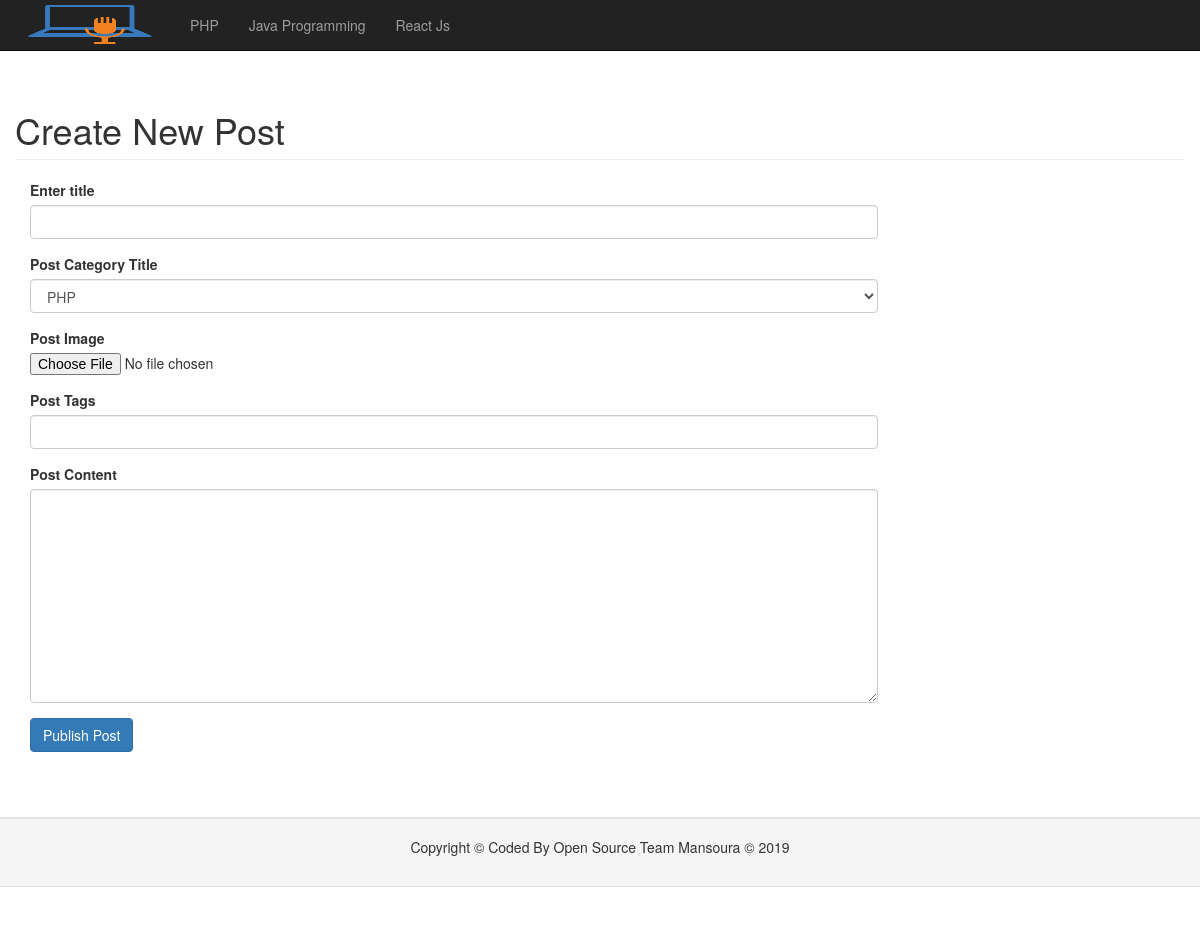
Page /add_posts.php (signed in) on the committed database.
### tables this page shows
CREATE TABLE `categories` (
  `cat_id` int(3) NOT NULL,
  `cat_title` varchar(32) NOT NULL
);

### add_posts.php (the view, shortened to what this page needs)
<?php include "includes/database.php"; ?>
    <?php include "includes/header.php"; ?>
    <div id="wrapper">
        <?php include"includes/navigation.php"; ?>
        <div id="page-wrapper">
            <div class="container-fluid">
                <div class="row">
                    <div class="col-lg-12">
                        <h1 class="page-header">
                            Create New Post
                        </h1>
                    </div>
                    <div class="col-md-12">
<div class="col-md-9">
<form action="" method="post" enctype="multipart/form-data">
    <div class="form-group">
       <label for="title">Enter title</label>
        <input type="text" class="form-control" name="title">
    </div>
    <div class="form-group">
       <label for="post_category_id">Post Category Title</label>
        <select class="form-control" name="post_category_id" id="">
            <?php
            $query = "SELECT * FROM categories";
            $get_categories = mysqli_query($connection, $query);
            while($row = mysqli_fetch_assoc($get_categories)){
                $cat_title = $row['cat_title'];
                $cat_id = $row['cat_id'];
                echo "<option value='$cat_id'>{$cat_title}</option>";
            }
            ?>
        </select>
    </div>
    <div class="form-group">
       <label for="post_image">Post Image</label>
        <input type="file" name="post_image">
    </div>
    <div class="form-group">
       <label for="post_tags">Post Tags</label>
        <input type="text" class="form-control" name="post_tags">
    </div>
    <div class="form-group">
       <label for="post_content">Post Content</label>
        <textarea class="form-control" name="post_content" id="" cols="30" rows="10"></textarea>
    </div>
    <div class="form-group">
        <input type="submit" value="Publish Post" class="btn btn-primary" name="add_post">
    </div>
</form>
</div>
                    </div>
                </div>
            </div>
        </div>
    </div>
    <?php include"includes/footer.php"; ?>

### includes/navigation.php (shortened to what this page needs)
   <nav class="navbar navbar-inverse navbar-fixed-top" role="navigation">
    <div class="container">
        <div class="navbar-header">
            <a class="navbar-brand" id="logo_link" href="index.php"><img id="logo" src="./images/Sanish11.png" height="50" width="50" alt="logo"></a>
        </div>
        <div class="collapse navbar-collapse" id="bs-example-navbar-collapse-1">
            <ul class="nav navbar-nav">
              <?php
                $query = "SELECT * FROM categories";
                $getData = mysqli_query($connection, $query);
                while($row = mysqli_fetch_assoc($getData)){
                    $cat_id = $row['cat_id'];
                    $cat_title = $row['cat_title'];
                    $class_category = '';
                    echo "<li class='$class_category'><a href='./category.php?cat_id=$cat_id'>{$cat_title}</a></li>";
                }
               ?>
            </ul>
        </div>
    </div>
</nav>

### css/style.css (style rules this page uses)
html { font-family: 'Open Sans', sans-serif; }

### css/blog-home.css (style rules this page uses)
body { padding-top: 70px; }

### includes/navigation.php (style rules this page uses)
#logo { width: 150px; margin-right: 10px; }
#logo_link { padding:0; }

### rows in the picture
categories: cat_title "PHP"
categories: cat_title "Java Programming"
categories: cat_title "React Js"

### other values in the picture
form field post_category_id "PHP"
